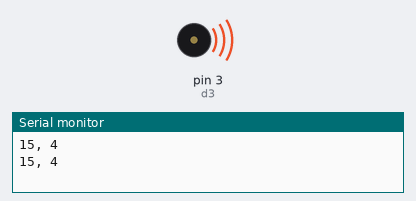
Simulated run of this sketch. Board: Arduino Uno, built with avr-gcc and run on an emulated ATmega328P. On the bench: buzzer (waves = sounding), the last lines printed to the serial monitor.

Above: at 0.2 s.
At 35.41 s:
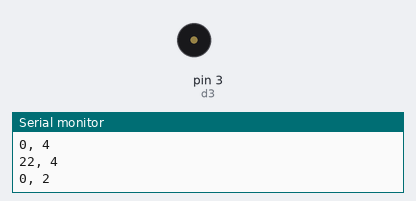
Timing chart, 0 to 40.0 s (numbered marks = the images above):
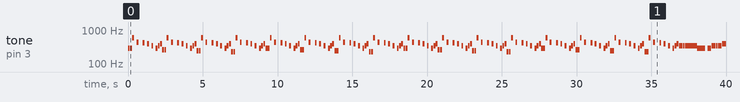

The sketch:

megalovania.ino
```cpp
#include <avr/pgmspace.h>
#define noteName pgm_read_word_near(&note[i][0])
#define duration pgm_read_word_near(&note[i][1])

#define c3 1
#define C3 2
#define d3 3
#define D3 4
#define e3 5
#define f3 6
#define F3 7
#define g3 8
#define G3 9
#define a3 10
#define A3 11
#define b3 12
#define c 13
#define C 14
#define d 15
#define D 16
#define e 17
#define f 18
#define F 19
#define g 20
#define G 21
#define a 22
#define A 23
#define b 24
#define c5 25
#define C5 26
#define d5 27
#define D5 28
#define e5 29
#define f5 30
#define F5 31
#define g5 32
#define G5 33
#define a5 34
#define A5 35
#define b5 36

const int pitch[]={
  131,139,147,156,165,175,
  185,196,208,220,233,247,
  262,277,294,311,330,349,
  370,392,415,440,466,494,
  523,554,587,622,659,699,
  740,784,831,880,932,988
};

//https://pianoletternotes.blogspot.com/2017/10/megalovania-undertale-theme.html

const PROGMEM short note[][2]={  // 0 is pause
  //starting
  {d,4},{d,4},{d5,4},{0,4},{a,4},{0,2},{G,4},{0,4},{g,4},{0,4},{f,4},{0,4},{d,4},{f,4},{g,4},
  {c,4},{c,4},{d5,4},{0,4},{a,4},{0,2},{G,4},{0,4},{g,4},{0,4},{f,4},{0,4},{d,4},{f,4},{g,4},
  {b3,4},{b3,4},{d5,4},{0,4},{a,4},{0,2},{G,4},{0,4},{g,4},{0,4},{f,4},{0,4},{d,4},{f,4},{g,4},
  {A3,4},{A3,4},{d5,4},{0,4},{a,4},{0,2},{G,4},{0,4},{g,4},{0,4},{f,4},{0,4},{d,4},{f,4},{g,4},

  {d,4},{d,4},{d5,4},{0,4},{a,4},{0,2},{G,4},{0,4},{g,4},{0,4},{f,4},{0,4},{d,4},{f,4},{g,4},
  {c,4},{c,4},{d5,4},{0,4},{a,4},{0,2},{G,4},{0,4},{g,4},{0,4},{f,4},{0,4},{d,4},{f,4},{g,4},
  {b3,4},{b3,4},{d5,4},{0,4},{a,4},{0,2},{G,4},{0,4},{g,4},{0,4},{f,4},{0,4},{d,4},{f,4},{g,4},
  {A3,4},{A3,4},{d5,4},{0,4},{a,4},{0,2},{G,4},{0,4},{g,4},{0,4},{f,4},{0,4},{d,4},{f,4},{g,4},

  {d,4},{d,4},{d5,4},{0,4},{a,4},{0,2},{G,4},{0,4},{g,4},{0,4},{f,4},{0,4},{d,4},{f,4},{g,4},
  {c,4},{c,4},{d5,4},{0,4},{a,4},{0,2},{G,4},{0,4},{g,4},{0,4},{f,4},{0,4},{d,4},{f,4},{g,4},
  {b3,4},{b3,4},{d5,4},{0,4},{a,4},{0,2},{G,4},{0,4},{g,4},{0,4},{f,4},{0,4},{d,4},{f,4},{g,4},
  {A3,4},{A3,4},{d5,4},{0,4},{a,4},{0,2},{G,4},{0,4},{g,4},{0,4},{f,4},{0,4},{d,4},{f,4},{g,4},

  {d,4},{d,4},{d5,4},{0,4},{a,4},{0,2},{G,4},{0,4},{g,4},{0,4},{f,4},{0,4},{d,4},{f,4},{g,4},
  {c,4},{c,4},{d5,4},{0,4},{a,4},{0,2},{G,4},{0,4},{g,4},{0,4},{f,4},{0,4},{d,4},{f,4},{g,4},
  {b3,4},{b3,4},{d5,4},{0,4},{a,4},{0,2},{G,4},{0,4},{g,4},{0,4},{f,4},{0,4},{d,4},{f,4},{g,4},
  {A3,4},{A3,4},{d5,4},{0,4},{a,4},{0,2},{G,4},{0,4},{g,4},{0,4},{f,4},{0,4},{d,4},{f,4},{g,4},

  //main
  {f,2},{f,4},{f,2},{f,2},{f,2},{d,2},{d,2},{0,4},
  {d,2},{f,4},{f,4},{f,4},{f,2},{g,2},{G,2},{g,4},{f,4},{d,4},{f,4},{g,4},{0,2},
  {f,2},{f,4},{f,2},{g,2},{G,2},{a,2},{c5,2},{a,2},{0,4},{d5,2},{d5,2},{d5,4},{a,4},{d5,4},{c5,1},{0,4},{0,1},
  {a,2},{a,4},{a,2},{a,2},{a,2},{g,2},{g,1},{0,4},
  {a,2},{a,4},{a,2},{a,2},{g,2},{a,2},{d5,2},{a,4},{g,2},
  {d5,2},{a,2},{g,2},{f,2},{c5,2},{a,2},{g,2},{f,2},{d,2},{e,4},{f,2},{a,2},{c5,1},{0,1},{0,1},{0,1},{0,4},

  {f,4},{d,4},{f,4},{g,4},{G,4},{g,4},{f,4},{d,4},{G,4},{g,4},{f,4},{d,4},{f,4},{g,1},{0,1},{0,4},
  {G,2},{a,4},{c5,2},{a,4},{G,4},{g,4},{f,4},{d,4},{e,4},{f,2},{g,2},{G,2},{c5,2},{C5,2},{G,2},{G,4},{g,4},{f,4},{g,1},{0,1},{0,4},
  {f3,2},{g3,2},{a3,2},{f,2},{e,1},{d,1},{e,1},{f,1},{g,1},{e,1},{a,1},{0,1},
  {a,4},{G,4},{g,4},{F,4},{f,4},{e,4},{D,4},{d,4},{C,1},{0,1},{D,1},{0,1},{0,1},{0,1},

  {f,4},{d,4},{f,4},{g,4},{G,4},{g,4},{f,4},{d,4},{G,4},{g,4},{f,4},{d,4},{e,4},{g,1},{0,1},{0,4},
  {G,2},{a,4},{c5,2},{a,4},{G,4},{g,4},{f,4},{d,4},{e,4},{f,2},{g,2},{a,2},{c5,2},{C5,2},{G,2},{G,4},{g,4},{f,4},{g,1},{0,1},{0,2},{0,4},
  {f3,2},{g3,2},{a3,2},{f,2},{e,1},{d,1},{e,1},{f,1},{g,1},{e,1},{a,1},{0,1},
  {a,4},{G,4},{g,4},{F,4},{f,4},{e,4},{D,4},{d,4},{C,1},{0,1},{D,1},{0,1},{0,2},

  {b3,1},{0,1},{0,1},{f,1},{e,1},{0,1},{d,1},{0,1},{f,1},{0,1},{0,1},{0,1},{0,1},{0,1},{0,1},{0,1},
  {b3,1},{0,1},{0,1},{f,1},{e,1},{0,1},{d,1},{0,1},{d,1},{0,1},{0,1},{0,1},{0,1},{0,1},{0,1},{0,1},
  {b3,1},{0,1},{0,1},{f,1},{e,1},{0,1},{d,1},{0,1},{f,1},{0,1},{0,1},{0,1},{0,1},{0,1},{0,1},{0,1},
  {b3,1},{0,1},{0,1},{f,1},{e,1},{0,1},{d,1},{0,1},{d,1},{0,1},{0,1},{0,1},{0,1},{0,1},{0,1},{0,1},

  //ending
  {d,4},{d,4},{d5,4},{0,4},{a,4},{0,2},{G,4},{0,4},{g,4},{0,4},{f,4},{0,4},{d,4},{f,4},{g,4},
  {d,4},{d,4},{d5,4},{0,4},{a,4},{0,2},{G,4},{0,4},{g,4},{0,4},{f,4},{0,4},{d,4},{f,4},{g,4},
  {C,4},{C,4},{d5,4},{0,4},{a,4},{0,2},{G,4},{0,4},{g,4},{0,4},{f,4},{0,4},{d,4},{f,4},{g,4},
  {c,4},{c,4},{d5,4},{0,4},{a,4},{0,2},{G,4},{0,4},{g,4},{0,4},{f,4},{0,4},{d,4},{f,4},{g,4},

  {d,4},{d,4},{d5,4},{0,4},{a,4},{0,2},{G,4},{0,4},{g,4},{0,4},{f,4},{0,4},{d,4},{f,4},{g,4},
  {d,4},{d,4},{d5,4},{0,4},{a,4},{0,2},{G,4},{0,4},{g,4},{0,4},{f,4},{0,4},{d,4},{f,4},{g,4},
  {C,4},{C,4},{d5,4},{0,4},{a,4},{0,2},{G,4},{0,4},{g,4},{0,4},{f,4},{0,4},{d,4},{f,4},{g,4},
  {c,4},{c,4},{d5,4},{0,4},{a,4},{0,2},{G,4},{0,4},{g,4},{0,4},{f,4},{0,4},{d,4},{f,4},{g,4},
};

const int notes=sizeof note / sizeof note[0];

const int BPM=120;

void setup() {
  pinMode(3,OUTPUT);
  Serial.begin(9600);
  while(!Serial);

  for(int i=0;i<notes;i++){
    Serial.print(noteName);
    Serial.print(", ");
    Serial.println(duration);
    if(noteName!=0)
      tone(3,pitch[noteName-1]);
    delay((60000/BPM)/duration);
    noTone(3);
    delay(20);
  }
}

void loop() {
}
```

Measured:
- by itself, tone on pin 3 (d3): plays 294 Hz for 0.13 s, 294 Hz for 0.13 s, 587 Hz for 0.13 s, 440 Hz for 0.13 s, 415 Hz for 0.13 s, 392 Hz for 0.13 s … (173 notes in this stretch)
